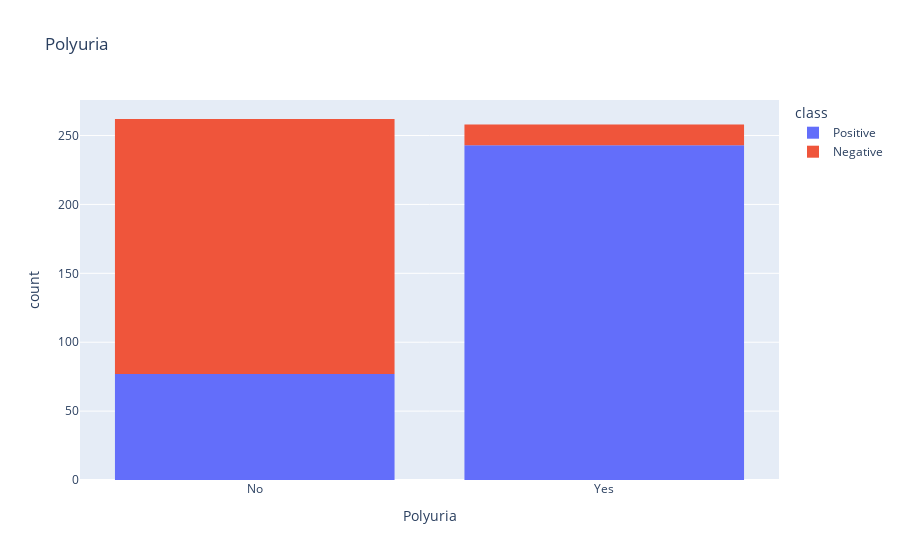

This figure's notebook cell:
### Code cell
polyuria=px.histogram(Diabetes, x = 'Polyuria', color = 'class', title="Polyuria")
polyuria.show()

### Figure 1 — Plotly figure (JSON) as saved in the notebook; plotly's stock layout.template omitted (floating-point values rounded to 4 significant figures; data arrays with more than 128 entries replaced by an {"elided": "..."} marker saying what was removed)
{"data": [{"bingroup": "x", "hovertemplate": "class=Positive<br>Polyuria=%{x}<br>count=%{y}<extra></extra>", "legendgroup": "Positive", "marker": {"color": "#636efa", "pattern": {"shape": ""}}, "name": "Positive", "orientation": "v", "showlegend": true, "type": "histogram", "x": {"elided": "320 str values"}, "xaxis": "x", "yaxis": "y"}, {"bingroup": "x", "hovertemplate": "class=Negative<br>Polyuria=%{x}<br>count=%{y}<extra></extra>", "legendgroup": "Negative", "marker": {"color": "#EF553B", "pattern": {"shape": ""}}, "name": "Negative", "orientation": "v", "showlegend": true, "type": "histogram", "x": {"elided": "200 str values"}, "xaxis": "x", "yaxis": "y"}], "layout": {"barmode": "relative", "legend": {"title": {"text": "class"}, "tracegroupgap": 0}, "title": {"text": "Polyuria"}, "xaxis": {"anchor": "y", "domain": [0, 1], "title": {"text": "Polyuria"}}, "yaxis": {"anchor": "x", "domain": [0, 1], "title": {"text": "count"}}}}
